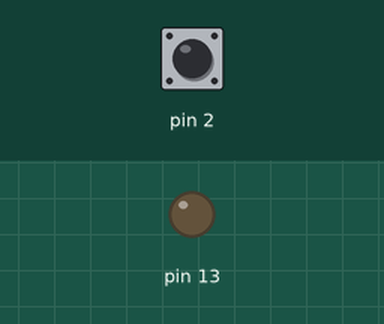
Simulated run of this sketch. Board: Arduino Uno, built with avr-gcc and run on an emulated ATmega328P. On the bench: output pins drawn as LEDs (lit = HIGH). Inputs (shaded band) come from the test bench; at power-on: pin 2 HIGH.

Above: at 0.1 s.
At 1.0 s:
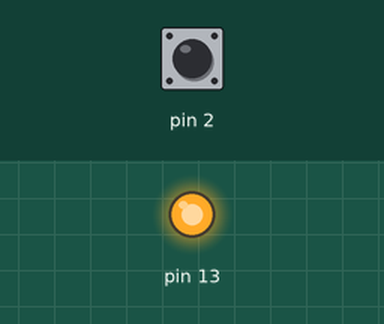
Timing chart, 0 to 2.5 s (numbered marks = the images above):
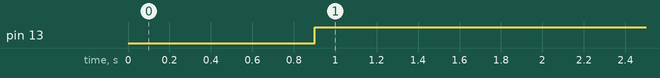

Measured:
- by itself, pin 13: LOW → HIGH at 0.90 s

The sketch:

testTimer.ino
```cpp
#include <MsTimer2.h>

int cnt = 0;

void setup()
{
  pinMode(13, OUTPUT);
  MsTimer2::set(1000, stopTimer);
  attachInterrupt(digitalPinToInterrupt(2), beginTimer, FALLING);
}

void loop() {
   cnt += 1;
   Serial.print(cnt);
   Serial.print("-");
   if(cnt > 9) {
    digitalWrite(13, HIGH);
   }
   else {
    digitalWrite(13, LOW);
   }
   delay(100);
}

void beginTimer() {
  MsTimer2::start();
}

void stopTimer() {
  cnt = 0;
  MsTimer2::stop();
}
```
